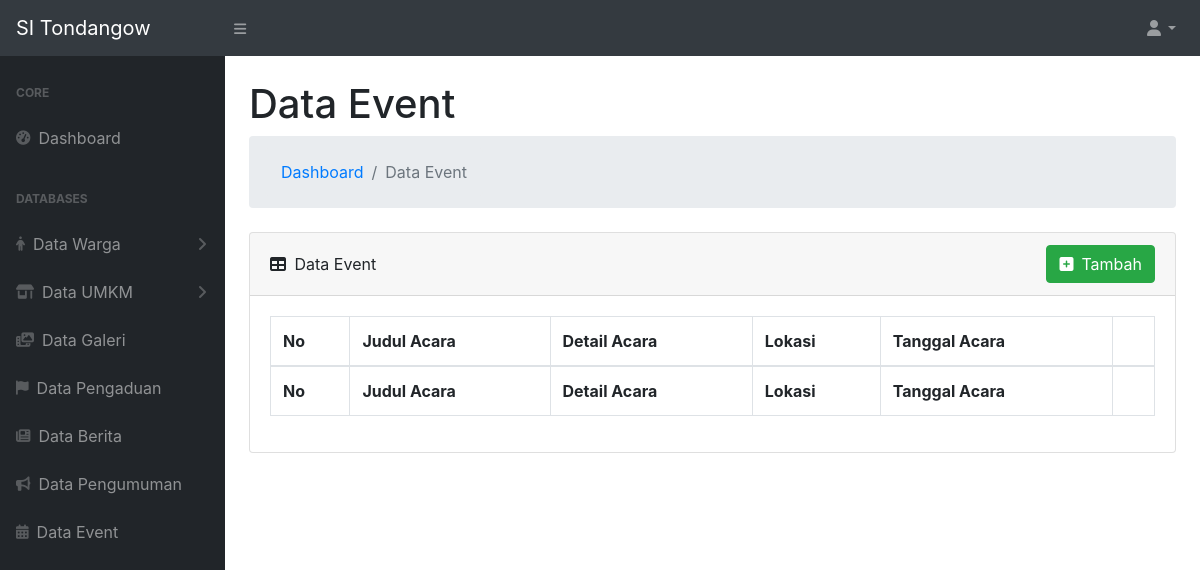
The page /controllers/dataEvent.php on the database as committed earlier.
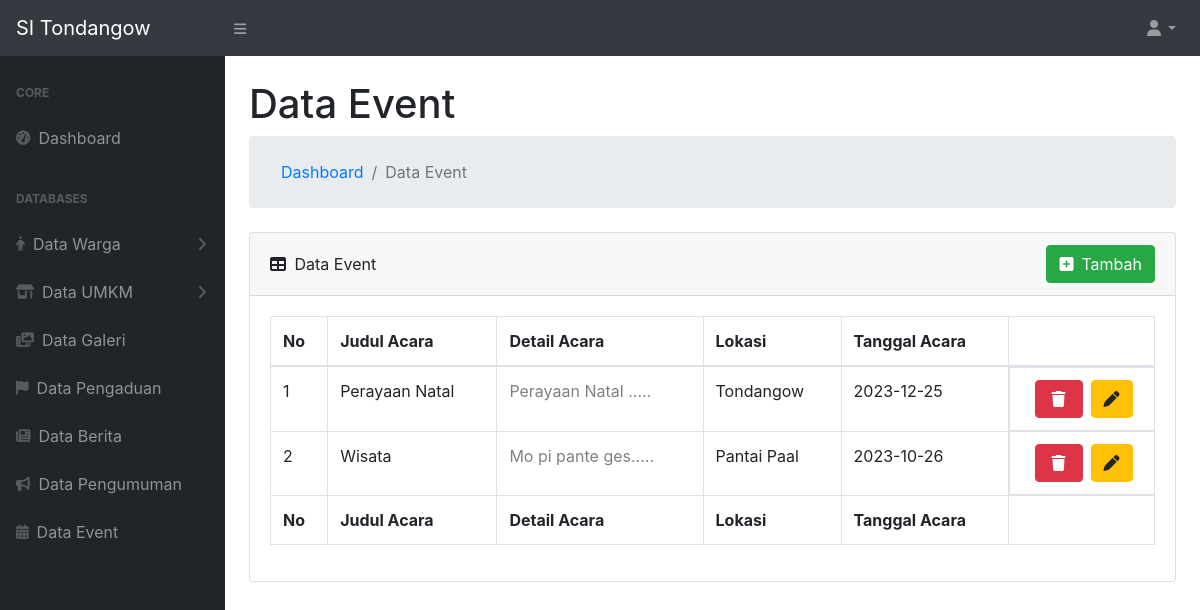
The same page on the database as committed later.
### tables this page shows
CREATE TABLE `event` (
  `id` int(11) NOT NULL,
  `judul_acara` varchar(255) NOT NULL,
  `detail_acara` text NOT NULL,
  `lokasi` varchar(255) NOT NULL,
  `tanggal_acara` date NOT NULL
);

### functions/general.php (called while the page is built, shortened)
<?php
require_once 'dbconnect.php';
function query($query)
{
    global $dbconnect;
    $result = mysqli_query($dbconnect, $query);
    $rows = [];
    while ($row = mysqli_fetch_assoc($result)) {
        $rows[] = $row;
    }
    return $rows;
}
?>

### controllers/dataEvent.php (the view, shortened to what this page needs)
<?php
include '../templates/header.php';
$pageName = 'Data Event';
$queryPengaduan = query('SELECT * FROM `event`');
?>
<div id="layoutSidenav_content">
    <div class="container-fluid">
        <main>
            <h1 class="mt-4"><?= $pageName ?></h1>
            <ol class="breadcrumb mb-4">
                <ol class="breadcrumb mb-0">
                    <li class="breadcrumb-item"><a href="../index.php">Dashboard</a></li>
                    <li class="breadcrumb-item active"><?= $pageName ?></li>
                </ol>
            </ol>
            <div class="card mb-4">
                <div class="card-header">
                    <div>
                        <i class="fas fa-table mr-1 position-relative"></i>
                        <?= $pageName ?>
                    </div>
                    <a href="../models/tambahEvent.php">
                    <button type="button" class="btn btn-success">
                        <div class="sb-nav-link-icon"><i class="fa-solid fa-square-plus mr-2"></i>Tambah</div>
                    </button>
                </a>
                </div>
                <div class="card-body">
                    <div class="table-responsive">
                        <table class="table table-bordered" id="dataTable" width="100%" cellspacing="0">
                            <thead>
                                <tr>
                                    <th>No</th>
                                    <th>Judul Acara</th>
                                    <th>Detail Acara</th>
                                    <th>Lokasi</th>
                                    <th>Tanggal Acara</th>
                                    <th></th>
                                </tr>
                            </thead>
                            <tfoot>
                                <tr>
                                    <th>No</th>
                                    <th>Judul Acara</th>
                                    <th>Detail Acara</th>
                                    <th>Lokasi</th>
                                    <th>Tanggal Acara</th>
                                    <th></th>
                                </tr>
                            </tfoot>
                            <tbody>
                                <?php $i = 1 ?>
                                <?php foreach ($queryPengaduan as $rows) { ?>
                                    <tr>
                                        <td><?= $i ?></td>
                                        <td><?php echo $rows['judul_acara'] ?></td>
                                        <td style="color:grey;"><?php echo substr($rows['detail_acara'], 0, 15)?>.....</td>
                                        <td><?php echo $rows['lokasi'] ?></td>
                                        <td><?php echo $rows['tanggal_acara'] ?></td>
                                        <td class="flex-row pr-2 align-items-center justify-content-center" style="display: flex;">
                                            <a href="../models/hapusEvent.php?id=<?= $rows['id']; ?>">
                                                <button type="button" class="btn btn-danger">
                                                    <div class="sb-nav-link-icon mr-1 ml-1 mb-0 mt-0"><i class="fa-solid fa-trash"></i></div>
                                                </button>
                                            </a>
                                            <a href="../models/ubahEvent.php?id=<?= $rows['id'] ?>">
                                                <button type="button" class="btn btn-warning ml-2">
                                                    <div class="sb-nav-link-icon mr-0 ml-0 mb-0 mt-0"><i class="fa-solid fa-pen"></i></div>
                                                </button>
                                            </a>
                                        </td>
                                    </tr>
                                    <?php $i++ ?>
                                <?php } ?>
                            </tbody>
                        </table>
                    </div>
                </div>
            </div>
        </main>
    </div>
</div>
<?php include '../templates/footer.php'; ?>

Rows that differ between the two databases and show on the page:
added event: judul_acara "Perayaan Natal", detail_acara "Perayaan Natal", lokasi "Tondangow", tanggal_acara "2023-12-25"
added event: judul_acara "Wisata", detail_acara "Mo pi pante ges", lokasi "Pantai Paal", tanggal_acara "2023-10-26"
